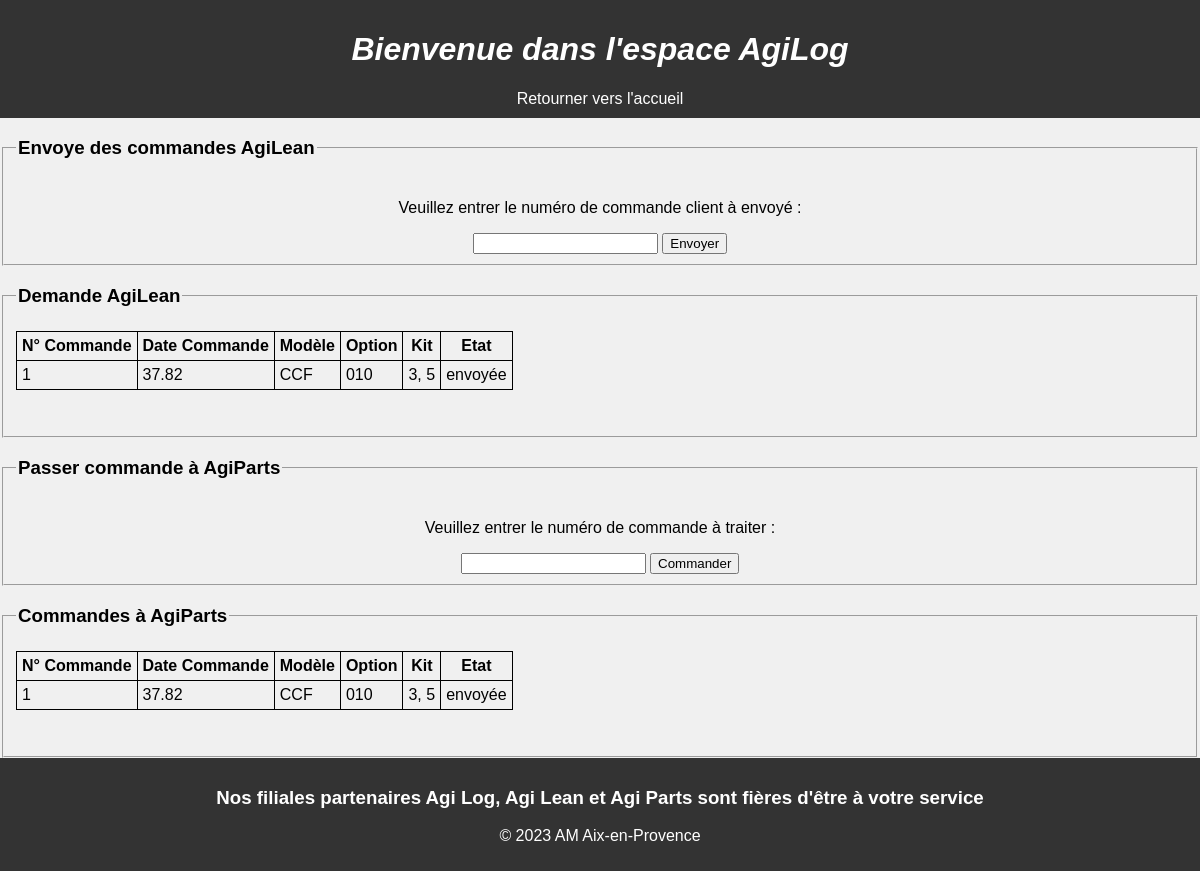
The app's page /AgiLog with its own data.
### tables this page shows
CREATE TABLE "COMMANDE_AGILEAN" (
	"id"	INTEGER NOT NULL,
	"Date"	TEXT NOT NULL,
	"Modèle"	TEXT NOT NULL,
	"Option"	TEXT NOT NULL,
	"Kit"	TEXT NOT NULL,
	"Etat"	TEXT NOT NULL,
	PRIMARY KEY("id" AUTOINCREMENT)
);

CREATE TABLE "COMMANDE_AGILOG" (
	"Id"	INTEGER NOT NULL,
	"Date"	TEXT NOT NULL,
	"Modèle"	TEXT NOT NULL,
	"Option"	TEXT NOT NULL,
	"Kit"	TEXT NOT NULL,
	"Etat"	TEXT NOT NULL,
	PRIMARY KEY("Id")
);

### main.py (the view, shortened to what this page needs)
@app.route('/AgiLog', methods=['GET', 'POST'])
def AgiLog():
	if not request.method == 'POST':
		return render_template('AgiLog.html', commande_agilean=BDD("SELECT id, Date, Modèle, Option, Kit, Etat FROM COMMANDE_AGILEAN"), commande_agilog=BDD("SELECT id, Date, Modèle, Option, Kit, Etat FROM COMMANDE_AGILOG"))

### main.py (called while the page is built)
def BDD(command):
	conn = lite.connect('BDD.db')
	conn.row_factory = lite.Row
	cur = conn.cursor()
	cur.execute(command)
	conn.commit()
	lignes = cur.fetchall()
	conn.close()
	return lignes

### templates/AgiLog.html (shortened to what this page needs)
<!DOCTYPE html>
<html>
  <head>
    <link rel="stylesheet" href='{{ url_for("static", filename="CSS_PW.css")}}'>
  </head>
  <body>
    <header>
      <div class="cadre">
        <h1><center><i>Bienvenue dans l'espace AgiLog</center></i></h1>
      </div>
      <nav>
        <ul>
        <center>
        <a class = "button" href='{{url_for("Accueil")}}'> Retourner vers l'accueil </a>
        </center>
        </ul>
      </nav>
    </header>
    <div>
      <form action='{{ url_for("AgiLog") }}' method='POST'>
          <fieldset>
              <legend><h3>Envoye des commandes AgiLean</h3></legend>
              <p><center>Veuillez entrer le numéro de commande client à envoyé :</center></p>
          <center>
              <input type="number" name="envoye" min="1">
              <input type="submit" name="envoyer" value="Envoyer">
          </center>
        </fieldset>
      </form>
  </div>
    <div>
      <form action='{{ url_for("AgiLog") }}' method='POST'>
        <fieldset>
          <legend><h3>Demande AgiLean</h3></legend>
          <div class="grid-container2">
            <div>
            <table>
              <tr>
                <th>N° Commande</th>
                <th>Date Commande</th>
                <th>Modèle</th>
                <th>Option</th>
                <th>Kit</th>
                <th>Etat</th>
              </tr>
              {% for element in commande_agilean %}
              <tr class="lp_ligne">
                <td class="lp_cellule">{{ element['id'] }}</td>
                <td class="lp_cellule">{{ element['Date'] }}</td>
                <td class="lp_cellule">{{ element['Modèle'] }}</td>
                <td class="lp_cellule">{{ element['Option'] }}</td>
                <td class="lp_cellule">{{ element['Kit'] }}</td>
                <td class="lp_cellule">{{ element['Etat'] }}</td>
              </tr>
              {% endfor %}
           </table>
           </div>
          <br><br>
        </fieldset>
      </form>
    </div>
    <div>
      <form action='{{ url_for("AgiLog") }}' method='POST'>
        <fieldset>
          <legend><h3>Passer commande à AgiParts</h3></legend>
          <p><center>Veuillez entrer le numéro de commande à traiter :</center></p>
          <center>
              <input type="number" name="commande" min="1">
              <input type="submit" name="commander" value="Commander">
          </center>
        </fieldset>
      </form>
    </div>
    <div>
      <form action='{{ url_for("AgiLog") }}' method='POST'>
        <fieldset>
          <legend><h3>Commandes à AgiParts</h3></legend>
          <div class="grid-container3">
            <div>
            <table>
              <tr>
                <th>N° Commande</th>
                <th>Date Commande</th>
                <th>Modèle</th>
                <th>Option</th>
                <th>Kit</th>
                <th>Etat</th>
              </tr>
              {% for element in commande_agilog %}
              <tr class="lp_ligne">
                <td class="lp_cellule">{{ element['id'] }}</td>
                <td class="lp_cellule">{{ element['Date'] }}</td>
                <td class="lp_cellule">{{ element['Modèle'] }}</td>
                <td class="lp_cellule">{{ element['Option'] }}</td>
                <td class="lp_cellule">{{ element['Kit'] }}</td>
                <td class="lp_cellule">{{ element['Etat'] }}</td>
              </tr>
              {% endfor %}
           </table>
           </div>
          <br><br>
        </fieldset>
      </form>
    </div>
    <footer>
      <h3><center>Nos filiales partenaires Agi Log, Agi Lean et Agi Parts sont fières d'être à votre service </center></h3>
      <p><center>&copy; 2023 AM Aix-en-Provence</center></p>
    </footer>
  </body>
</html>

### static/CSS_PW.css (style rules this page uses)
body { font-family: Arial, sans-serif; background-color: #f0f0f0; margin: 0; }
header { background-color: #333; color: #fff; padding: 10px; }
nav ul { list-style: none; margin: 0; padding: 0; display: flex; }
nav a { color: #fff; text-decoration: none; padding: 5px; }
ul { display: flex; justify-content: center; }
table { border-collapse: collapse; }
th, td { border: 1px solid black; padding: 5px; }
footer { left: 0; bottom: 0; background-color: #333; color: #fff; padding: 10px; text-align: center; }

### records on screen
COMMANDE_AGILEAN: id "1", Date "37.82", Modèle "CCF", Option "010", Kit "3, 5", Etat "envoyée"
COMMANDE_AGILOG: id "1", Date "37.82", Modèle "CCF", Option "010", Kit "3, 5", Etat "envoyée"
